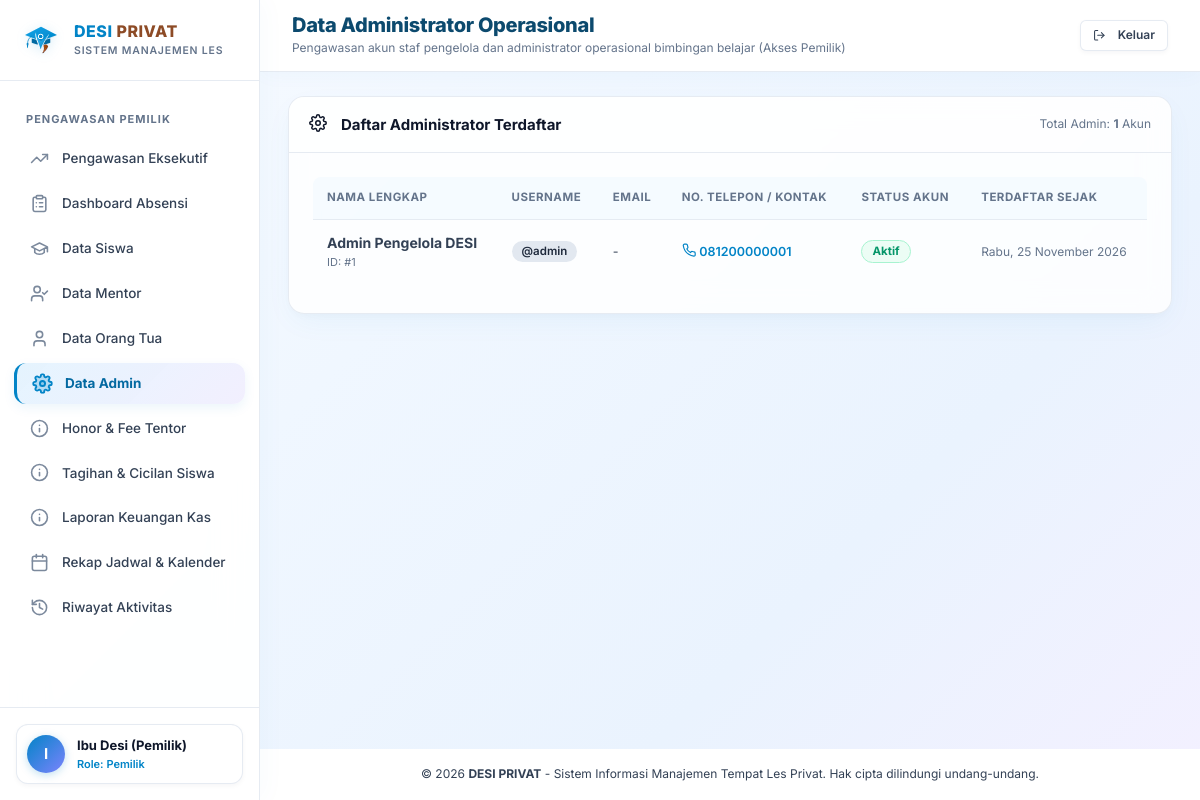
Page /owner/admins (signed in) on the committed database.
### tables this page shows
CREATE TABLE users (
    id INTEGER PRIMARY KEY AUTOINCREMENT,
    username TEXT UNIQUE NOT NULL,
    password_hash TEXT NOT NULL,
    role TEXT NOT NULL CHECK(role IN ('admin', 'owner', 'mentor', 'parent')),
    full_name TEXT NOT NULL,
    email TEXT,
    phone TEXT,
    is_active INTEGER DEFAULT 1,
    created_at DATETIME DEFAULT CURRENT_TIMESTAMP,
    updated_at DATETIME DEFAULT CURRENT_TIMESTAMP
);

### routes/owner.py (the view)
@owner_bp.route("/admins")
def admins():
    admins_list = query_db("""
        SELECT id, username, full_name, email, phone, is_active, created_at
        FROM users
        WHERE role = 'admin'
        ORDER BY full_name ASC
    """)
    return render_template("owner/admins.html", admins=admins_list)

### routes/auth.py (called while the page is built)
def login_required(f):
    @wraps(f)
    def decorated_function(*args, **kwargs):
        if "user_id" not in session:
            flash("Silakan masuk terlebih dahulu untuk mengakses halaman ini.", "warning")
            return redirect(url_for("auth.login", next=request.url))
        user = query_db("SELECT id, is_active FROM users WHERE id = ?", (session["user_id"],), one=True)
        if not user or not user["is_active"]:
            session.clear()
            flash("Sesi login Anda telah kedaluwarsa atau akun tidak ditemukan. Silakan masuk kembali.", "warning")
            return redirect(url_for("auth.login"))
        return f(*args, **kwargs)
    return decorated_function

def role_required(*allowed_roles):
    def decorator(f):
        @wraps(f)
        def decorated_function(*args, **kwargs):
            if "user_id" not in session:
                flash("Silakan masuk terlebih dahulu.", "warning")
                return redirect(url_for("auth.login"))
            user_role = session.get("role")
            if user_role not in allowed_roles:
                abort(403, description="Akses ditolak. Anda tidak memiliki izin untuk mengakses fitur ini.")
            return f(*args, **kwargs)
        return decorated_function
    return decorator

### routes/owner.py (called while the page is built)
@owner_bp.before_request
@login_required
@role_required("owner")
def check_owner_access():
    allowed_executive_endpoints = [
        "owner.validate_student_payment",
        "owner.update_mentor_fee",
        "owner.save_mentor_student_fee",
        "owner.delete_mentor_student_fee",
        "owner.confirm_honor_transfer",
        "owner.update_honor_meetings",
        "owner.record_owner_payment",
    ]
    if request.method not in ("GET", "HEAD", "OPTIONS"):
        if request.endpoint not in allowed_executive_endpoints:
            abort(403, description="Akses ditolak. Akun Pemilik hanya memiliki hak eksekutif pada validasi pembayaran dan pencairan fee honor.")

### services/database_service.py (called while the page is built)
def is_postgres(db_path=None):
    global _pg_connection_failed
    if db_path is not None:
        return False
    if getattr(Config, "TESTING", False):
        return False
    db_url = getattr(Config, "DATABASE_URL", None)
    if not (db_url and str(db_url).strip().startswith("postgres")):
        return False
    if _pg_connection_failed:
        return False
    return True

### templates/owner/admins.html (shortened to what this page needs)
{% extends "base.html" %}
{% block page_title %}Data Administrator Operasional{% endblock %}
{% block page_subtitle %}Pengawasan akun staf pengelola dan administrator operasional bimbingan belajar (Akses Pemilik){% endblock %}
{% block content %}
<div class="card">
  <div class="card-header" style="display: flex; justify-content: space-between; align-items: center; flex-wrap: wrap; gap: 10px;">
    <div class="card-title"><span>{{ icon('settings') }}</span> Daftar Administrator Terdaftar</div>
    <div style="font-size: 12px; color: var(--text-muted);">
      Total Admin: <strong>{{ admins|length }}</strong> Akun
    </div>
  </div>
  <div class="card-body">
    <div class="table-responsive">
      <table class="table-desi">
        <thead>
          <tr>
            <th>Nama Lengkap</th>
            <th>Username</th>
            <th>Email</th>
            <th>No. Telepon / Kontak</th>
            <th>Status Akun</th>
            <th>Terdaftar Sejak</th>
          </tr>
        </thead>
        <tbody>
          {% for a in admins %}
          <tr>
            <td>
              <strong style="color: var(--navy-dark); font-size: 14px;">{{ a.full_name or a.username }}</strong>
              <div style="font-size: 11px; color: var(--text-muted);">ID: #{{ a.id }}</div>
            </td>
            <td>
              <span class="badge" style="background: #e2e8f0; color: #1e293b; font-size: 11.5px; font-weight: 600;">
                @{{ a.username }}
              </span>
            </td>
            <td>{{ a.email or '-' }}</td>
            <td>
              {% if a.phone %}
                <span style="font-size: 12.5px; color: var(--blue-brand); font-weight: 600;">
                  {{ icon('phone') }} <a href="tel:{{ a.phone }}" style="color: inherit; text-decoration: none;">{{ a.phone }}</a>
                </span>
              {% else %}
                <span style="color: var(--gray-400);">-</span>
              {% endif %}
            </td>
            <td>
              {% if a.is_active %}
                <span class="badge badge-success">Aktif</span>
              {% else %}
                <span class="badge badge-danger">Nonaktif</span>
              {% endif %}
            </td>
            <td>
              <span style="font-size: 12px; color: var(--text-muted);">
                {{ a.created_at|date_indo if a.created_at else '-' }}
              </span>
            </td>
          </tr>
          {% else %}
          <tr>
            <td colspan="6" style="text-align: center; padding: 32px; color: var(--gray-500);">
              Tidak ada akun administrator terdaftar.
            </td>
          </tr>
          {% endfor %}
        </tbody>
      </table>
    </div>
  </div>
</div>
{% endblock %}

### templates/base.html (shortened to what this page needs)
<!DOCTYPE html>
<html lang="id">
<head>
  <link rel="stylesheet" href="{{ url_for('static', filename='css/main.css') }}">
</head>
<body>
  <div class="app-container">
    <aside class="sidebar" id="sidebar">
      <div class="sidebar-header">
        <div style="display: flex; align-items: center; gap: 12px; flex: 1; min-width: 0;">
          <img src="{{ url_for('static', filename='images/logo_symbol.svg') }}" class="sidebar-brand-img" alt="Logo DESI PRIVAT">
          <div style="min-width: 0;">
            <div class="sidebar-brand-title"><span class="brand-desi">DESI</span> <span class="brand-privat">PRIVAT</span></div>
            <div class="sidebar-brand-sub">Sistem Manajemen Les</div>
          </div>
        </div>
      </div>
      <nav class="sidebar-nav">
        {% if current_user.role == 'admin' %}
          <div class="nav-section-title">Operasional Utama</div>
          <a href="{{ url_for('admin.dashboard') }}" class="nav-link {% if request.endpoint == 'admin.dashboard' %}active{% endif %}">
            <span class="nav-icon">{{ icon('dashboard') }}</span> Dashboard Admin
          </a>
          <a href="{{ url_for('admin.schedules') }}" class="nav-link {% if request.endpoint and 'admin.schedules' in request.endpoint %}active{% endif %}">
            <span class="nav-icon">{{ icon('calendar') }}</span> Penjadwalan & Sesi
          </a>
          <a href="{{ url_for('admin.students') }}" class="nav-link {% if request.endpoint and 'admin.student' in request.endpoint %}active{% endif %}">
            <span class="nav-icon">{{ icon('student') }}</span> Data Siswa
          </a>
          <a href="{{ url_for('admin.parents') }}" class="nav-link {% if request.endpoint and 'admin.parents' in request.endpoint %}active{% endif %}">
            <span class="nav-icon">{{ icon('family') }}</span> Data Orang Tua / Wali
          </a>
          <a href="{{ url_for('admin.mentors') }}" class="nav-link {% if request.endpoint and 'admin.mentors' in request.endpoint %}active{% endif %}">
            <span class="nav-icon">{{ icon('mentor') }}</span> Data Mentor
          </a>
          <a href="{{ url_for('admin.programs') }}" class="nav-link {% if request.endpoint and 'admin.programs' in request.endpoint %}active{% endif %}">
            <span class="nav-icon">{{ icon('book') }}</span> Program Les
          </a>
          <a href="{{ url_for('admin.bills') }}" class="nav-link {% if request.endpoint and 'admin.bills' in request.endpoint %}active{% endif %}">
            <span class="nav-icon">{{ icon('receipt') }}</span> Tagihan &amp; Cicilan Siswa
          </a>
          <div class="nav-section-title">Sistem & Keamanan</div>
          <a href="{{ url_for('admin.accounts') }}" class="nav-link {% if request.endpoint and 'admin.accounts' in request.endpoint %}active{% endif %}">
            <span class="nav-icon">{{ icon('key') }}</span> Manajemen Akun
          </a>
          <a href="{{ url_for('admin.notifications_center') }}" class="nav-link {% if request.endpoint and 'admin.notifications' in request.endpoint %}active{% endif %}">
            <span class="nav-icon">{{ icon('bell') }}</span> Pemberitahuan Sistem
          </a>
          <a href="{{ url_for('admin.reports') }}" class="nav-link {% if request.endpoint and 'admin.reports' in request.endpoint %}active{% endif %}">
            <span class="nav-icon">{{ icon('report') }}</span> Laporan & Ekspor
          </a>
          <a href="{{ url_for('admin.audit_logs') }}" class="nav-link {% if request.endpoint and 'admin.audit_logs' in request.endpoint %}active{% endif %}">
            <span class="nav-icon">{{ icon('history') }}</span> Riwayat Audit Log
          </a>
          <a href="{{ url_for('admin.backups') }}" class="nav-link {% if request.endpoint and 'admin.backups' in request.endpoint %}active{% endif %}">
            <span class="nav-icon">{{ icon('backup') }}</span> Backup & Restore
          </a>
        {% elif current_user.role == 'owner' %}
          <div class="nav-section-title">Pengawasan Pemilik</div>
          <a href="{{ url_for('owner.dashboard') }}" class="nav-link {% if request.endpoint == 'owner.dashboard' %}active{% endif %}">
            <span class="nav-icon">{{ icon('trending-up') }}</span> Pengawasan Eksekutif
          </a>
          <a href="{{ url_for('owner.attendance') }}" class="nav-link {% if request.endpoint and 'owner.attendance' in request.endpoint %}active{% endif %}">
            <span class="nav-icon">{{ icon('clipboard') }}</span> Dashboard Absensi
          </a>
          <a href="{{ url_for('owner.students') }}" class="nav-link {% if request.endpoint == 'owner.students' %}active{% endif %}">
            <span class="nav-icon">{{ icon('student') }}</span> Data Siswa
          </a>
          <a href="{{ url_for('owner.mentors') }}" class="nav-link {% if request.endpoint == 'owner.mentors' %}active{% endif %}">
            <span class="nav-icon">{{ icon('mentor') }}</span> Data Mentor
          </a>
          <a href="{{ url_for('owner.parents') }}" class="nav-link {% if request.endpoint == 'owner.parents' %}active{% endif %}">
            <span class="nav-icon">{{ icon('user') }}</span> Data Orang Tua
          </a>
          <a href="{{ url_for('owner.admins') }}" class="nav-link {% if request.endpoint == 'owner.admins' %}active{% endif %}">
            <span class="nav-icon">{{ icon('settings') }}</span> Data Admin
          </a>
          <a href="{{ url_for('owner.honor') }}" class="nav-link {% if request.endpoint and 'owner.honor' in request.endpoint %}active{% endif %}">
            <span class="nav-icon">{{ icon('credit-card') }}</span> Honor &amp; Fee Tentor
          </a>
          <a href="{{ url_for('owner.bills') }}" class="nav-link {% if request.endpoint and 'owner.bills' in request.endpoint %}active{% endif %}">
            <span class="nav-icon">{{ icon('receipt') }}</span> Tagihan &amp; Cicilan Siswa
          </a>
          <a href="{{ url_for('owner.finance_report') }}" class="nav-link {% if request.endpoint and 'owner.finance' in request.endpoint %}active{% endif %}">
            <span class="nav-icon">{{ icon('credit-card') }}</span> Laporan Keuangan Kas
          </a>
          <a href="{{ url_for('owner.schedules') }}" class="nav-link {% if request.endpoint == 'owner.schedules' %}active{% endif %}">
            <span class="nav-icon">{{ icon('calendar') }}</span> Rekap Jadwal &amp; Kalender
          </a>
          <a href="{{ url_for('owner.audit_logs') }}" class="nav-link {% if request.endpoint == 'owner.audit_logs' %}active{% endif %}">
            <span class="nav-icon">{{ icon('history') }}</span> Riwayat Aktivitas
          </a>
        {% endif %}
      </nav>
      <div class="sidebar-footer">
        <div class="user-badge">
          <div class="user-avatar">{{ current_user.full_name[:1] if (current_user and current_user.full_name) else 'U' }}</div>
          <div class="user-info">
            <div class="user-name">{{ current_user.full_name if (current_user and current_user.full_name) else 'Pengguna' }}</div>
            <div class="user-role-label">
              Role:
              {% if current_user.role == 'admin' %}Admin Pengelola
              {% elif current_user.role == 'owner' %}Pemilik
              {% elif current_user.role == 'mentor' %}Mentor
              {% elif current_user.role == 'parent' %}Orang Tua / Wali
              {% endif %}
            </div>
          </div>
        </div>
      </div>
    </aside>
    <div class="main-wrapper">
      <header class="top-navbar">
        <div class="top-navbar-left">
          <div class="page-title-box">
            <h1>{% block page_title %}DESI PRIVAT{% endblock %}</h1>
            <p>{% block page_subtitle %}Sistem Informasi Manajemen Tempat Les Privat{% endblock %}</p>
          </div>
        </div>
        <div class="navbar-actions">
          {% if current_user %}
            <a href="{{ url_for('auth.logout') }}" class="btn btn-secondary btn-sm navbar-logout-btn" title="Keluar dari sistem">
              {{ icon('logout') }} <span class="logout-text">Keluar</span>
            </a>
          {% endif %}
        </div>
      </header>
      <main class="content-body">
        {% block content %}{% endblock %}
      </main>
      <footer style="padding: 16px 28px; text-align: center; font-size: 12px; color: var(--gray-500); border-top: 1px solid var(--gray-200); background: var(--white);">
        &copy; {{ current_year }} <strong>DESI PRIVAT</strong> - Sistem Informasi Manajemen Tempat Les Privat. Hak cipta dilindungi undang-undang.
      </footer>
    </div>
  </div>
</body>
</html>

### rows in the picture
users: full_name "Ibu Desi (Pemilik)"
users: full_name "Admin Pengelola DESI", id "1", username "admin", email "-", phone "081200000001", is_active "Aktif", created_at "Rabu, 25 November 2026"

### other values in the picture
{{ admins|length }} "1"
